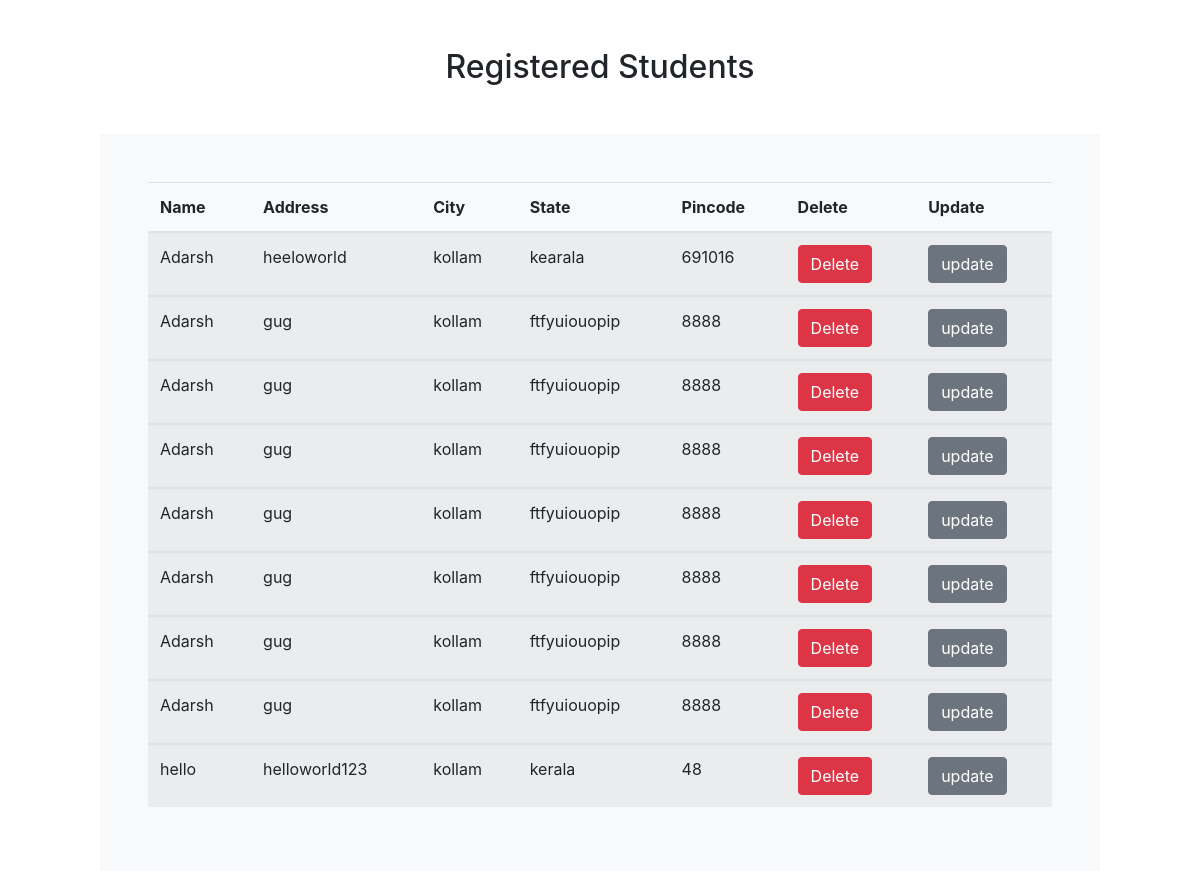
The page /details/ on the database as committed earlier.
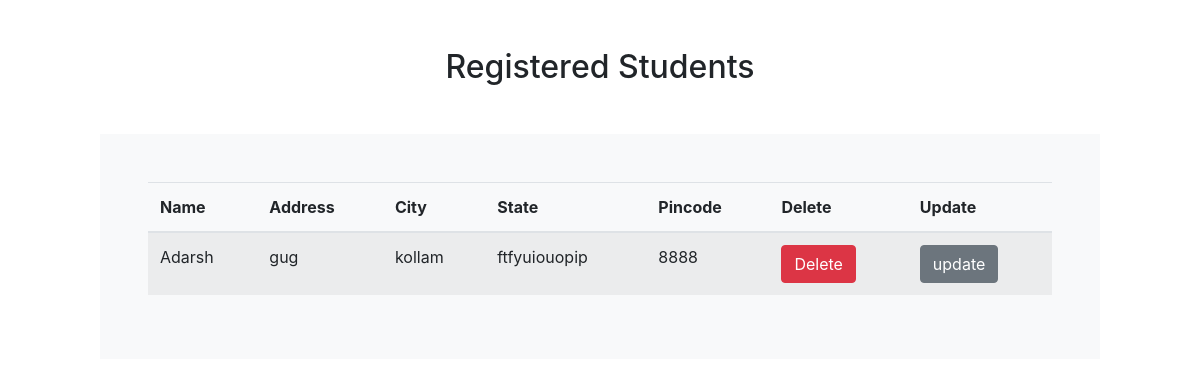
The same page on the database as committed later.
### core/models.py (models this page shows)
class Student(models.Model):
    name = models.CharField(max_length=250)
    address = models.CharField(max_length=250)
    city = models.CharField(max_length=200)
    state = models.CharField(max_length=200)
    pincode = models.IntegerField()

### core/views.py (the view)
# urls.py: path('details/',views.details,name='details'),
def details(request):
    details = Student.objects.all()
    return render(request,'core/reg_details.html',{'details':details})

### core/templates/core/reg_details.html (shortened to what this page needs)
{% extends 'core/base.html' %}
{% load crispy_forms_tags %}
{% block content %}
<div class="h2 text-center col-md-12 mb-5 ">
    <h2>Registered Students</h2>
</div>
<div class="container col-md-10 bg-light p-5">
  <table class="table table-striped table-transparent">
  <thead>
    <tr>
      <th scope="col">Name</th>
      <th scope="col">Address</th>
      <th scope="col">City</th>
        <th scope="col">State</th>
      <th scope="col">Pincode</th>
      <th scope="col">Delete</th>
      <th scope="col">Update</th>
    </tr>
  </thead>
    {% for detail in details %}
  <tbody>
    <tr>
      <td>{{detail.name}}</td>
      <td>{{detail.address}}</td>
      <td>{{detail.city}}</td>
        <td>{{detail.state}}</td>
        <td>{{detail.pincode}}</td>
      <th scope="col"><form action="{% url 'delete' detail.id %}" method="post"><button class="btn btn-danger">Delete</button>{% csrf_token %}</form></th>
      <th scope="col"><a href="{% url 'update' detail.id %}"><button class="btn btn-secondary">update</button></a></th>
    </tr>
  </tbody>
    {% endfor %}
</table>
</div>
{% endblock %}

### core/templates/core/base.html (shortened to what this page needs)
<!DOCTYPE html>
<html lang="en">
<head>
    <link rel="stylesheet" href="https://stackpath.bootstrapcdn.com/bootstrap/4.5.2/css/bootstrap.min.css"
>
</head>
<body class="mt-5">
{% block content %}
{% endblock %}
</body>
</html>

Rows that differ between the two databases and show on the page:
removed Student: name "Adarsh", address "heeloworld", city "kollam", state "kearala", pincode "691016"
removed Student: name "Adarsh", address "gug", city "kollam", state "ftfyuiouopip", pincode "8888"
removed Student: name "Adarsh", address "gug", city "kollam", state "ftfyuiouopip", pincode "8888"
removed Student: name "Adarsh", address "gug", city "kollam", state "ftfyuiouopip", pincode "8888"
removed Student: name "Adarsh", address "gug", city "kollam", state "ftfyuiouopip", pincode "8888"
removed Student: name "Adarsh", address "gug", city "kollam", state "ftfyuiouopip", pincode "8888"
removed Student: name "Adarsh", address "gug", city "kollam", state "ftfyuiouopip", pincode "8888"
removed Student: name "hello", address "helloworld123", city "kollam", state "kerala", pincode "48"
